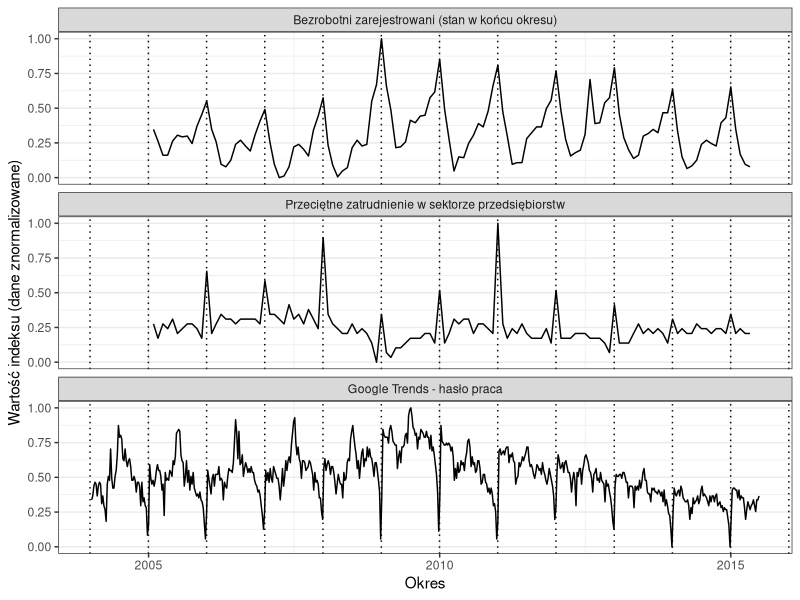

Write the R code that produced this figure.
### new plot
library(dplyr)
library(ggplot2)
library(tidyr)
library(scales)
library(readxl)
library(stringi)

### read short-term statistics

stats <- read_excel(
  path = 'Ekonometria2015/Wybrane_miesieczne_wskazniki_makroekonomiczne__cz_i.xls',
  sheet = 3,
  skip = 3,
  col_names = F
)


selected_stats <- stats[c(4,9),-c(1,2)] %>%
  t() %>%
  apply(.,2,as.numeric) %>%
  as.data.frame() %>%
  mutate(date = stri_datetime_create(rep(2000:2015,each = 12),
                                     rep(1:12,times = 16),1)) %>%
  tbl_df() %>%
  na.omit()

names(selected_stats)[1:2] <- c('przecietne_zatrudnienie','bezrobotni_indeks')

selected_stats <- selected_stats %>%
  gather(stat,value,-date)

### Google data

google_trends <- read.csv(file = 'Ekonometria2015/google_trends.csv',
                          header= T,
                          skip = 4,
                          nrows = 599)

google_trends <- google_trends %>%
  mutate(date = stri_extract_last_regex(`Tydzień`,'\\d{4}-\\d{2}-\\d{2}'),
         date = stri_datetime_parse(date,format='%Y-%M-%d')) %>%
  select(-`Tydzień`) %>%
  mutate(stat = 'google') %>%
  rename(value = praca)

### files to plot

to_plot <- bind_rows(selected_stats,google_trends) %>%
  group_by(stat) %>%
  mutate(value_normalized = (value - min(value))/(max(value)-min(value))) %>%
  ungroup() %>%
  mutate(stat = factor(x = stat,
                       levels = c('bezrobotni_indeks','przecietne_zatrudnienie','google'),
                       labels = c('Bezrobotni zarejestrowani (stan w końcu okresu)',
                                  'Przeciętne zatrudnienie w sektorze przedsiębiorstw',
                                  'Google Trends - hasło praca')))

vline_data <- data_frame(vline = stri_datetime_create(seq(2003,2015,1),12,31))

ggplot(data = to_plot,
       aes(x = date,
           y = value_normalized,
           group = 1)) +
  geom_line() +
  facet_wrap(~stat,ncol=1) +
  theme_bw() +
  ylab('Wartość indeksu (dane znormalizowane)') +
  xlab('Okres') +
  geom_vline(data = vline_data,
             aes(xintercept = as.numeric(vline)),
             linetype = 3)

